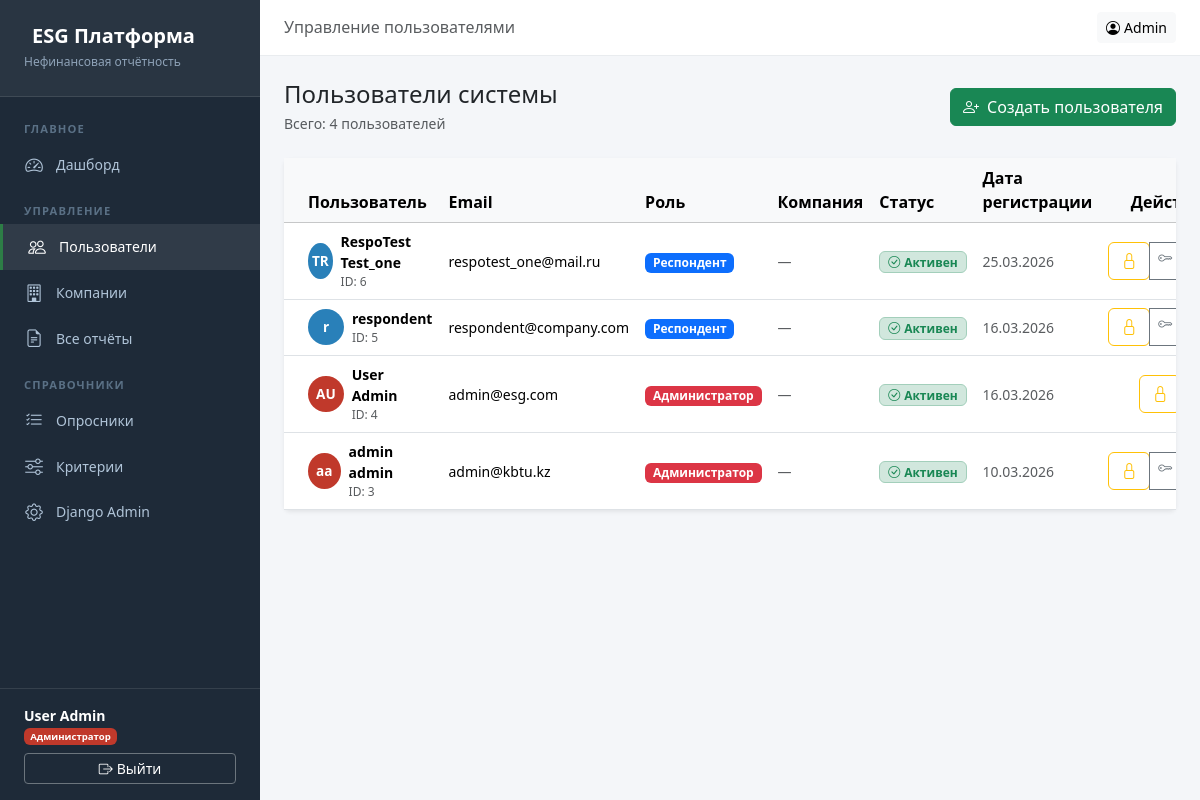
The app's page /accounts/users/ (signed in) with its own data.
### accounts/models.py (models this page shows, shortened)
class User(AbstractBaseUser, PermissionsMixin):
    email = models.EmailField(unique=True, verbose_name='Email')
    first_name = models.CharField(max_length=100, verbose_name='Имя')
    last_name = models.CharField(max_length=100, verbose_name='Фамилия')
    middle_name = models.CharField(max_length=100, blank=True, verbose_name='Отчество')
    role = models.CharField(
        max_length=20,
        choices=Role.choices,
        default=Role.VIEWER,
        verbose_name='Роль'
    )
    is_active = models.BooleanField(default=True, verbose_name='Активен')
    is_staff = models.BooleanField(default=False, verbose_name='Сотрудник')
    date_joined = models.DateTimeField(default=timezone.now, verbose_name='Дата регистрации')
    last_login = models.DateTimeField(null=True, blank=True, verbose_name='Последний вход')
    company = models.ForeignKey(
        'companies.Company',
        null=True, blank=True,
        on_delete=models.SET_NULL,
        verbose_name='Компания',
        related_name='users'
    )
    objects = UserManager()
    USERNAME_FIELD = 'email'
    REQUIRED_FIELDS = ['first_name', 'last_name']
    class Meta:
        verbose_name = 'Пользователь'
        verbose_name_plural = 'Пользователи'
        ordering = ['-date_joined']
    def get_full_name(self):
        return f'{self.last_name} {self.first_name} {self.middle_name}'.strip()
    def get_short_name(self):
        return self.first_name
    @property
    def is_admin(self):
        return self.role == Role.ADMIN

### accounts/views.py (the view)
    def wrapper(request, *args, **kwargs):
        if not request.user.is_authenticated:
            return redirect('accounts:login')
        if not request.user.is_admin:
            return HttpResponseForbidden('Доступ запрещён. Требуются права администратора.')
        return view_func(request, *args, **kwargs)

### accounts/views.py (called while the page is built)
def require_admin(view_func):
    def wrapper(request, *args, **kwargs):
        if not request.user.is_authenticated:
            return redirect('accounts:login')
        if not request.user.is_admin:
            return HttpResponseForbidden('Доступ запрещён. Требуются права администратора.')
        return view_func(request, *args, **kwargs)
    wrapper.__name__ = view_func.__name__
    return wrapper

@require_admin
def user_list(request):
    users = User.objects.select_related('company').order_by('-date_joined')
    return render(request, 'accounts/user_list.html', {'users': users})

### templates/accounts/user_list.html (shortened to what this page needs)
{% extends 'base.html' %}
{% block page_title %}Управление пользователями{% endblock %}
{% block content %}
<div class="d-flex justify-content-between align-items-center mb-4">
    <div>
        <h4 class="mb-1">Пользователи системы</h4>
        <p class="text-muted small mb-0">Всего: {{ users.count }} пользователей</p>
    </div>
    <a href="{% url 'accounts:user_create' %}" class="btn btn-success">
        <i class="bi bi-person-plus me-2"></i>Создать пользователя
    </a>
</div>
<div class="card border-0 shadow-sm">
    <div class="card-body p-0">
        <div class="table-responsive">
            <table class="table table-hover align-middle mb-0">
                <thead class="table-light">
                    <tr>
                        <th class="ps-4">Пользователь</th>
                        <th>Email</th>
                        <th>Роль</th>
                        <th>Компания</th>
                        <th>Статус</th>
                        <th>Дата регистрации</th>
                        <th class="text-end pe-4">Действия</th>
                    </tr>
                </thead>
                <tbody>
                {% for u in users %}
                <tr>
                    <td class="ps-4">
                        <div class="d-flex align-items-center gap-2">
                            <div class="rounded-circle d-flex align-items-center justify-content-center fw-bold text-white"
                                 style="width:36px;height:36px;background:{% if u.role == 'admin' %}#c0392b{% elif u.role == 'respondent' %}#2980b9{% else %}#27ae60{% endif %};font-size:0.85rem;">
                                {{ u.first_name|first }}{{ u.last_name|first }}
                            </div>
                            <div>
                                <div class="fw-semibold small">{{ u.get_full_name }}</div>
                                <div class="text-muted" style="font-size:0.75rem;">ID: {{ u.pk }}</div>
                            </div>
                        </div>
                    </td>
                    <td><small>{{ u.email }}</small></td>
                    <td>
                        {% if u.role == 'admin' %}
                        <span class="badge bg-danger">Администратор</span>
                        {% elif u.role == 'respondent' %}
                        <span class="badge bg-primary">Респондент</span>
                        {% else %}
                        <span class="badge bg-success">Пользователь</span>
                        {% endif %}
                    </td>
                    <td><small class="text-muted">{{ u.company.name|default:"—" }}</small></td>
                    <td>
                        {% if u.is_active %}
                        <span class="badge bg-success-subtle text-success border border-success-subtle">
                            <i class="bi bi-check-circle me-1"></i>Активен
                        </span>
                        {% else %}
                        <span class="badge bg-danger-subtle text-danger border border-danger-subtle">
                            <i class="bi bi-x-circle me-1"></i>Заблокирован
                        </span>
                        {% endif %}
                    </td>
                    <td><small class="text-muted">{{ u.date_joined|date:"d.m.Y" }}</small></td>
                    <td class="text-end pe-4">
                        <div class="btn-group btn-group-sm">
                            <form method="post" action="{% url 'accounts:user_toggle_block' u.pk %}" class="d-inline">
                                <button type="submit" class="btn {% if u.is_active %}btn-outline-warning{% else %}btn-outline-success{% endif %}"
                                        title="{% if u.is_active %}Заблокировать{% else %}Разблокировать{% endif %}">
                                    <i class="bi {% if u.is_active %}bi-lock{% else %}bi-unlock{% endif %}"></i>
                                </button>
                            </form>
                            <a href="{% url 'accounts:user_reset_password' u.pk %}" class="btn btn-outline-secondary" title="Сбросить пароль">
                                <i class="bi bi-key"></i>
                            </a>
                        </div>
                    </td>
                </tr>
                {% endfor %}
                </tbody>
            </table>
        </div>
    </div>
</div>
{% endblock %}

### templates/base.html (shortened to what this page needs)
<!DOCTYPE html>
<html lang="ru">
<head>
    <link href="https://cdn.jsdelivr.net/npm/bootstrap@5.3.2/dist/css/bootstrap.min.css" rel="stylesheet">
    <link href="https://cdn.jsdelivr.net/npm/bootstrap-icons@1.11.3/font/bootstrap-icons.min.css" rel="stylesheet">
</head>
<body>
{% if user.is_authenticated %}
<nav class="sidebar">
    <div class="sidebar-brand">
        <h5>ESG Платформа</h5>
        <small>Нефинансовая отчётность</small>
    </div>
    <div class="sidebar-nav">
        <div class="sidebar-section">Главное</div>
        <a href="{% url 'core:dashboard' %}" class="nav-link {% if request.resolver_match.url_name == 'dashboard' %}active{% endif %}">
            <i class="bi bi-speedometer2"></i> Дашборд
        </a>
        {% if user.role == 'admin' %}
        <div class="sidebar-section mt-2">Управление</div>
        <a href="{% url 'accounts:user_list' %}" class="nav-link {% if 'user' in request.path %}active{% endif %}">
            <i class="bi bi-people"></i> Пользователи
        </a>
        <a href="#" class="nav-link">
            <i class="bi bi-building"></i> Компании
        </a>
        <a href="#" class="nav-link">
            <i class="bi bi-file-earmark-text"></i> Все отчёты
        </a>
        <div class="sidebar-section mt-2">Справочники</div>
        <a href="#" class="nav-link">
            <i class="bi bi-list-check"></i> Опросники
        </a>
        <a href="#" class="nav-link">
            <i class="bi bi-sliders"></i> Критерии
        </a>
        <a href="/admin/" class="nav-link">
            <i class="bi bi-gear"></i> Django Admin
        </a>
        {% endif %}
    </div>
    <div class="sidebar-footer">
        <div class="user-name">{{ user.get_full_name }}</div>
        <div class="user-info mb-2">
            {% if user.role == 'admin' %}<span class="badge badge-admin">Администратор</span>
            {% elif user.role == 'respondent' %}<span class="badge badge-respondent">Респондент</span>
            {% else %}<span class="badge badge-viewer">Пользователь</span>{% endif %}
        </div>
        <a href="{% url 'accounts:logout' %}" class="btn btn-sm btn-outline-secondary w-100 text-white border-secondary">
            <i class="bi bi-box-arrow-right me-1"></i>Выйти
        </a>
    </div>
</nav>
<div class="main-content">
    <div class="topbar">
        <div>
            <h6 class="mb-0 text-muted">{% block page_title %}Главная{% endblock %}</h6>
        </div>
        <div class="d-flex gap-2">
            <a href="{% url 'accounts:profile' %}" class="btn btn-sm btn-light">
                <i class="bi bi-person-circle me-1"></i>{{ user.get_short_name }}
            </a>
        </div>
    </div>
    <div class="content-area">
        {% block content %}{% endblock %}
    </div>
</div>
{% else %}
{% block auth_content %}{% endblock %}
{% endif %}
</body>
</html>

### templates/base.html (style rules this page uses)
:root { --esg-green: #2d7d46; --esg-blue: #1a5276; --esg-sidebar: #1e2a38; }
body { background: #f4f6f9; font-family: 'Segoe UI', sans-serif; }
.sidebar { width: 260px; min-height: 100vh; background: var(--esg-sidebar); position: fixed; top: 0; left: 0; z-index: 100; display: flex; flex-direction: column; }
.sidebar-brand { padding: 1.5rem; background: rgba(255,255,255,0.05); border-bottom: 1px solid rgba(255,255,255,0.1); }
.sidebar-brand h5 { color: #fff; margin: 0; font-weight: 700; }
.sidebar-brand small { color: #8fa3b8; font-size: 0.75rem; }
.sidebar-nav { padding: 1rem 0; flex: 1; }
.sidebar-section { padding: 0.5rem 1.5rem 0.25rem; font-size: 0.7rem; text-transform: uppercase; color: #5a7085; letter-spacing: 0.1em; font-weight: 600; }
.sidebar .nav-link { color: #b0c4d8; padding: 0.6rem 1.5rem; display: flex; align-items: center; gap: 0.75rem; font-size: 0.875rem; border-radius: 0; transition: all 0.2s; }
.sidebar .nav-link:hover, .sidebar .nav-link.active { color: #fff; background: rgba(255,255,255,0.08); border-left: 3px solid var(--esg-green); }
.sidebar .nav-link i { font-size: 1.1rem; width: 20px; text-align: center; }
.sidebar-footer { padding: 1rem 1.5rem; border-top: 1px solid rgba(255,255,255,0.1); }
.sidebar-footer .user-info { color: #b0c4d8; font-size: 0.8rem; }
.sidebar-footer .user-name { color: #fff; font-weight: 600; font-size: 0.875rem; }
.main-content { margin-left: 260px; min-height: 100vh; }
.topbar { background: #fff; border-bottom: 1px solid #e9ecef; padding: 0.75rem 1.5rem; display: flex; align-items: center; justify-content: space-between; position: sticky; top: 0; z-index: 99; }
.content-area { padding: 1.5rem; }
.badge-admin { background: #c0392b; }

### records on screen
User: get_full_name "User Admin", get_short_name "Admin", first_name|first "A", last_name|first "U", pk "4", email "admin@esg.com", role "Администратор", company.name "—", is_active True (drawn), date_joined "16.03.2026"
User: first_name|first "T", last_name|first "R", get_full_name "RespoTest Test_one", pk "6", email "respotest_one@mail.ru", role "Респондент", company.name "—", is_active True (drawn), date_joined "25.03.2026"
User: first_name|first "r", get_full_name "respondent", pk "5", email "respondent@company.com", role "Респондент", company.name "—", is_active True (drawn), date_joined "16.03.2026"
User: first_name|first "a", last_name|first "a", get_full_name "admin admin", pk "3", email "admin@kbtu.kz", role "Администратор", company.name "—", is_active True (drawn), date_joined "10.03.2026"

### other values on screen
{{ users.count }} "4"
